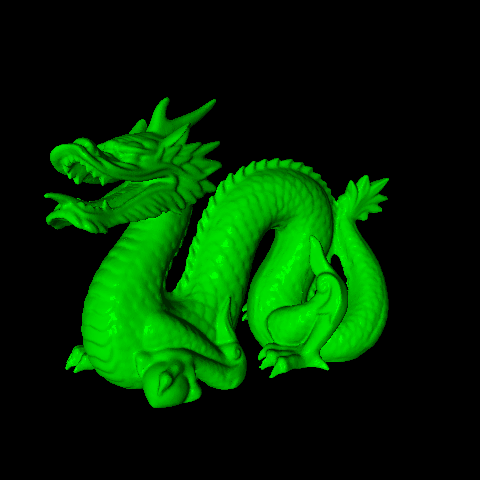

The Python source for this figure:

import sys
sys.path.append('../')

import time

from phauxgl.stl import LoadSTL
from phauxgl.vector import V
from phauxgl.util import Radians
from phauxgl.context import NewContext
from phauxgl.matrix import LookAt
from phauxgl.color import Black, Gray, Color
from phauxgl.shader import NewPhongShader


scale  = 1
width  = 1920/4
height = 1920/4
fovy   = 30
near   = 1
far    = 10


eye    = V(-2, -4, 1)
center = V(0, -0.1, 0)
up     = V(0, 0, 1)


if __name__ == '__main__':
    # load a mesh
    print 'loading mesh...'
    #eye    = V(0, -5, 1.5)
    #mesh = LoadSTL("bunny.stl")
    #mesh = LoadSTL("boat.stl")
    mesh = LoadSTL("stanford_dragon.stl")
    #mesh = LoadSTL("bowser.stl")

    # fit mesh in a bi-unit cube centered at the origin
    print 'prepping mesh...'
    mesh.BiUnitCube()

    # smooth the normals
    #mesh.SmoothNormalsThreshold(Radians(30))

    # create a rendering context
    print 'setting up context...'
    context = NewContext(width*scale, height*scale)
    context.ClearColorBufferWith(Black)
    #context.Wireframe = True
    #context.LineWidth = 1

    # create transformation matrix and light direction
    print 'setting up matrix...'
    aspect = float(width) / float(height)
    matrix = LookAt(eye, center, up).Perspective(fovy, aspect, near, far)
    light = V(-0.7, -0.7, 0.2)

    # render
    print 'setting up shader...'
    shader = NewPhongShader(matrix, light, eye)
    shader.ObjectColor = Color(0, 0.8, 0, 1) # HexColor("FFD34E")
    shader.DiffuseColor = Gray(0.9)
    shader.SpecularColor = Gray(0.25)
    shader.SpecularPower = 100
    context.Shader = shader

    print 'rendering...'
    start = time.time()
    info = context.DrawMesh(mesh)
    
    print 'rendered in', time.time() - start, 'seconds'
    print info

    # save image
    image = context.Image()
    if scale != 1:
        # supersampling
        image = image.resize((width, height)) #, PIL.Image.BILINEAR)
    image.save("dragon.png")
    
